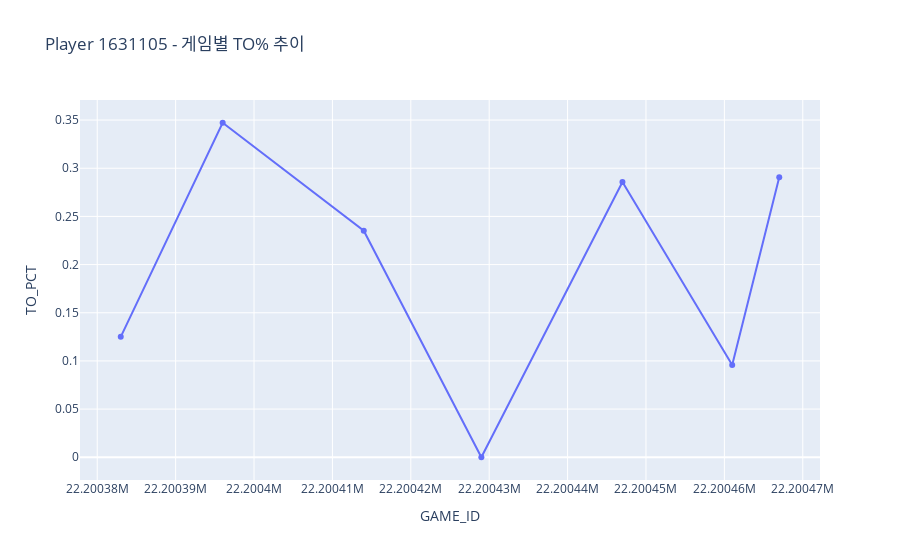
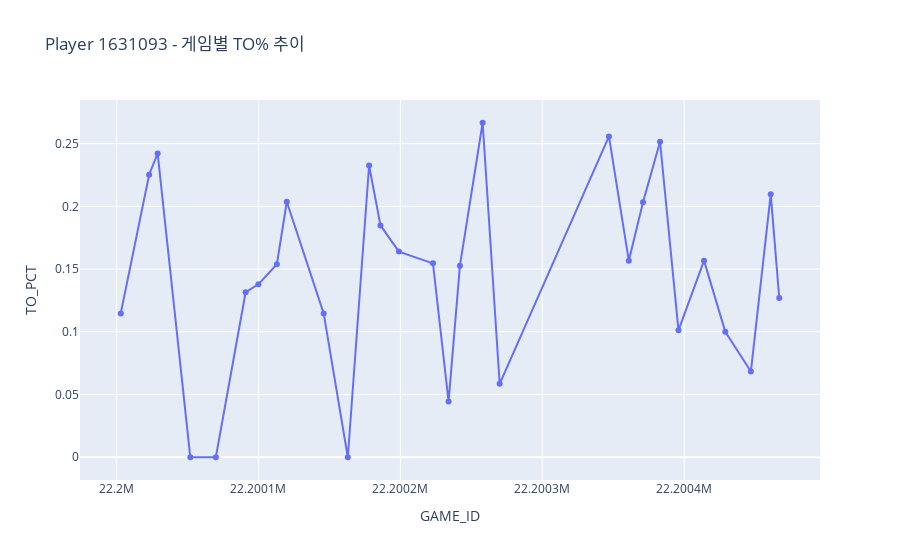

Notebook code cell kept with these figures, in order:
### Code cell
# 예: 시즌 TO% 상위 5명만 살펴보기
top5 = det_sum.nlargest(5, "TO_PCT_TOTAL")["PLAYER_ID"]
for pid in top5:
    sub = DET[DET["PLAYER_ID"]==pid].sort_values("GAME_ID")
    fig = px.line(sub, x="GAME_ID", y="TO_PCT",
                  title=f"Player {pid} - 게임별 TO% 추이",
                  markers=True)
    fig.show()

### Figure 1 — Plotly figure (JSON) as saved in the notebook; plotly's stock layout.template omitted (floating-point values rounded to 4 significant figures)
{"data": [{"hovertemplate": "GAME_ID=%{x}<br>TO_PCT=%{y}<extra></extra>", "legendgroup": "", "line": {"color": "#636efa", "dash": "solid"}, "marker": {"symbol": "circle"}, "mode": "lines+markers", "name": "", "orientation": "v", "showlegend": false, "type": "scatter", "x": [22200383, 22200396, 22200414, 22200429, 22200447, 22200461, 22200467], "xaxis": "x", "y": [0.125, 0.3472, 0.2351, 0.0, 0.2857, 0.09579, 0.2907], "yaxis": "y"}], "layout": {"legend": {"tracegroupgap": 0}, "title": {"text": "Player 1631105 - 게임별 TO% 추이"}, "xaxis": {"anchor": "y", "domain": [0, 1], "title": {"text": "GAME_ID"}}, "yaxis": {"anchor": "x", "domain": [0, 1], "title": {"text": "TO_PCT"}}}}

### Figure 2 — Plotly figure (JSON) as saved in the notebook; plotly's stock layout.template omitted (floating-point values rounded to 4 significant figures)
{"data": [{"hovertemplate": "GAME_ID=%{x}<br>TO_PCT=%{y}<extra></extra>", "legendgroup": "", "line": {"color": "#636efa", "dash": "solid"}, "marker": {"symbol": "circle"}, "mode": "lines+markers", "name": "", "orientation": "v", "showlegend": false, "type": "scatter", "x": [22200003, 22200023, 22200029, 22200052, 22200070, 22200091, 22200100, 22200113, 22200120, 22200146, 22200163, 22200178, 22200186, 22200199, 22200223, 22200234, 22200242, 22200258, 22200270, 22200347, 22200361, 22200371, 22200383, 22200396, 22200414, 22200429, 22200447, 22200461, 22200467], "xaxis": "x", "y": [0.1147, 0.2252, 0.2422, 0.0, 0.0, 0.1316, 0.1379, 0.1538, 0.2037, 0.1147, 0.0, 0.2326, 0.1848, 0.1639, 0.1546, 0.0444, 0.1527, 0.2667, 0.05855, 0.2558, 0.1567, 0.2033, 0.2515, 0.1012, 0.1567, 0.1, 0.06831, 0.2097, 0.1269], "yaxis": "y"}], "layout": {"legend": {"tracegroupgap": 0}, "title": {"text": "Player 1631093 - 게임별 TO% 추이"}, "xaxis": {"anchor": "y", "domain": [0, 1], "title": {"text": "GAME_ID"}}, "yaxis": {"anchor": "x", "domain": [0, 1], "title": {"text": "TO_PCT"}}}}
